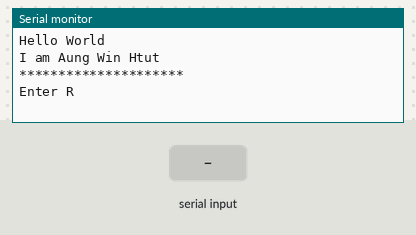
This sketch was run on a simulated Arduino Uno, built with avr-gcc and run on an emulated ATmega328P. Shown: the last lines printed to the serial monitor. The inputs (shaded band) are chosen by the test bench.

Above: at 1.2 s.
1.3 s: "90,45\n" received over Serial
At 1.8 s:
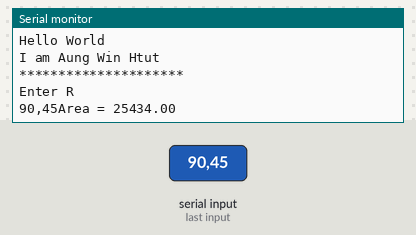
2.8 s: "5\n" received over Serial
At 4.0 s:
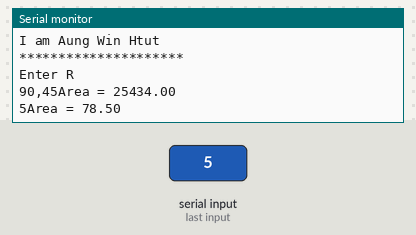

The sketch:

Serialreading.ino.ino
```cpp
String s = "";

void setup() {
  Serial.begin(9600);
  Serial.println("Hello World");
  Serial.println("I am Aung Win Htut");
  Serial.println("*********************");
  Serial.println("Enter R ");
}

void loop() {


  while (!Serial.available() ) {
  }
  while (Serial.available() > 0)
  {
    char ch = Serial.read();
    if (ch != '\n')
    {
      //Serial.print(ch);
      s += ch;
    }
    else {
      Serial.print(s);
      float r = s.toFloat();
      float a = 3.14 * r * r;
      Serial.print("Area = ");
      Serial.println(a);
      s = "";
      r = 0;
      a = 0;

    }
  }

}

void funArea()
{
  float a, r;
  r = 20;
  a = 3.14 * r * r;
  Serial.print("Area = ");
  Serial.println(a);
}
```

Measured:
- after the input at 1.3 s, the serial monitor: prints a new line at once (image 1)
- after the input at 2.8 s, the serial monitor: prints a new line at once (image 2)
